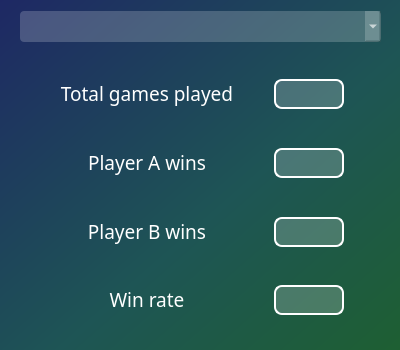
<?xml version="1.0" encoding="UTF-8"?>
<ui version="4.0">
 <class>Dialog</class>
 <widget class="QDialog" name="Dialog">
  <property name="geometry">
   <rect>
    <x>0</x>
    <y>0</y>
    <width>400</width>
    <height>350</height>
   </rect>
  </property>
  <property name="minimumSize">
   <size>
    <width>400</width>
    <height>350</height>
   </size>
  </property>
  <property name="maximumSize">
   <size>
    <width>400</width>
    <height>350</height>
   </size>
  </property>
  <property name="windowTitle">
   <string>Statistic</string>
  </property>
  <property name="windowIcon">
   <iconset resource="../resources/res-dialog.qrc">
    <normaloff>:/icons/statistics.png</normaloff>:/icons/statistics.png</iconset>
  </property>
  <property name="windowOpacity">
   <double>0.950000000000000</double>
  </property>
  <property name="styleSheet">
   <string notr="true">background-color: qlineargradient(spread:pad, x1:1, y1:1, x2:0, y2:0, stop:0 rgba(30, 95, 50, 255), stop:0.427447 rgba(30, 85, 85, 255), stop:1 rgba(30, 40, 100, 255));
font-family: Banshrift-Light;</string>
  </property>
  <widget class="QStackedWidget" name="stackedWidget">
   <property name="geometry">
    <rect>
     <x>10</x>
     <y>52</y>
     <width>381</width>
     <height>291</height>
    </rect>
   </property>
   <property name="maximumSize">
    <size>
     <width>391</width>
     <height>16777215</height>
    </size>
   </property>
   <property name="styleSheet">
    <string notr="true">background-color: none;</string>
   </property>
   <property name="currentIndex">
    <number>2</number>
   </property>
   <widget class="QWidget" name="page_human_vs_ai">
    <widget class="QFrame" name="main_statistic_frame">
     <property name="geometry">
      <rect>
       <x>10</x>
       <y>10</y>
       <width>361</width>
       <height>271</height>
      </rect>
     </property>
     <property name="styleSheet">
      <string notr="true">background-color: none;</string>
     </property>
     <layout class="QVBoxLayout" name="verticalLayout_2">
      <property name="spacing">
       <number>8</number>
      </property>
      <property name="leftMargin">
       <number>2</number>
      </property>
      <property name="topMargin">
       <number>2</number>
      </property>
      <property name="rightMargin">
       <number>2</number>
      </property>
      <property name="bottomMargin">
       <number>2</number>
      </property>
      <item>
       <widget class="QFrame" name="total_games_played_frame">
        <layout class="QHBoxLayout" name="total_gemas_played_frame_5">
         <property name="spacing">
          <number>3</number>
         </property>
         <property name="leftMargin">
          <number>1</number>
         </property>
         <property name="topMargin">
          <number>1</number>
         </property>
         <property name="rightMargin">
          <number>1</number>
         </property>
         <property name="bottomMargin">
          <number>1</number>
         </property>
         <item>
          <widget class="QLabel" name="total_games_played_text_lb">
           <property name="minimumSize">
            <size>
             <width>180</width>
             <height>30</height>
            </size>
           </property>
           <property name="maximumSize">
            <size>
             <width>180</width>
             <height>30</height>
            </size>
           </property>
           <property name="font">
            <font>
             <family>Banshrift-Light</family>
             <pointsize>14</pointsize>
            </font>
           </property>
           <property name="styleSheet">
            <string notr="true">QLabel{
	color: white;
	background-color: none;
}</string>
           </property>
           <property name="text">
            <string>Total games played</string>
           </property>
           <property name="textFormat">
            <enum>Qt::RichText</enum>
           </property>
           <property name="scaledContents">
            <bool>false</bool>
           </property>
           <property name="alignment">
            <set>Qt::AlignCenter</set>
           </property>
          </widget>
         </item>
         <item>
          <widget class="QLabel" name="total_games_played_counter_lb">
           <property name="minimumSize">
            <size>
             <width>70</width>
             <height>30</height>
            </size>
           </property>
           <property name="maximumSize">
            <size>
             <width>70</width>
             <height>30</height>
            </size>
           </property>
           <property name="font">
            <font>
             <family>Banshrift-Light</family>
             <pointsize>13</pointsize>
            </font>
           </property>
           <property name="toolTipDuration">
            <number>-1</number>
           </property>
           <property name="styleSheet">
            <string notr="true">QLabel{
	color: white;
	background-color: rgba(255, 255, 255, 50);
    border: 2px solid white;
    border-radius: 8px;
}</string>
           </property>
           <property name="text">
            <string/>
           </property>
           <property name="textFormat">
            <enum>Qt::RichText</enum>
           </property>
           <property name="scaledContents">
            <bool>false</bool>
           </property>
           <property name="alignment">
            <set>Qt::AlignCenter</set>
           </property>
           <property name="indent">
            <number>-1</number>
           </property>
          </widget>
         </item>
        </layout>
       </widget>
      </item>
      <item>
       <widget class="QFrame" name="player_wins_frame">
        <layout class="QHBoxLayout" name="total_gemas_played_frame_6">
         <property name="spacing">
          <number>3</number>
         </property>
         <property name="leftMargin">
          <number>1</number>
         </property>
         <property name="topMargin">
          <number>1</number>
         </property>
         <property name="rightMargin">
          <number>1</number>
         </property>
         <property name="bottomMargin">
          <number>1</number>
         </property>
         <item>
          <widget class="QLabel" name="player_wins_text_lb">
           <property name="minimumSize">
            <size>
             <width>180</width>
             <height>30</height>
            </size>
           </property>
           <property name="maximumSize">
            <size>
             <width>180</width>
             <height>30</height>
            </size>
           </property>
           <property name="font">
            <font>
             <family>Banshrift-Light</family>
             <pointsize>14</pointsize>
            </font>
           </property>
           <property name="styleSheet">
            <string notr="true">QLabel{
	color: white;
	background-color: none;
}</string>
           </property>
           <property name="text">
            <string>Player wins</string>
           </property>
           <property name="textFormat">
            <enum>Qt::RichText</enum>
           </property>
           <property name="scaledContents">
            <bool>false</bool>
           </property>
           <property name="alignment">
            <set>Qt::AlignCenter</set>
           </property>
          </widget>
         </item>
         <item>
          <widget class="QLabel" name="player_wins_counter_lb">
           <property name="minimumSize">
            <size>
             <width>70</width>
             <height>30</height>
            </size>
           </property>
           <property name="maximumSize">
            <size>
             <width>70</width>
             <height>30</height>
            </size>
           </property>
           <property name="font">
            <font>
             <family>Banshrift-Light</family>
             <pointsize>13</pointsize>
            </font>
           </property>
           <property name="toolTipDuration">
            <number>-1</number>
           </property>
           <property name="styleSheet">
            <string notr="true">QLabel{
	color: white;
	background-color: rgba(255, 255, 255, 50);
    border: 2px solid white;
    border-radius: 8px;
}</string>
           </property>
           <property name="text">
            <string/>
           </property>
           <property name="textFormat">
            <enum>Qt::RichText</enum>
           </property>
           <property name="scaledContents">
            <bool>false</bool>
           </property>
           <property name="alignment">
            <set>Qt::AlignCenter</set>
           </property>
           <property name="indent">
            <number>-1</number>
           </property>
          </widget>
         </item>
        </layout>
       </widget>
      </item>
      <item>
       <widget class="QFrame" name="ai_wins_frame">
        <layout class="QHBoxLayout" name="total_gemas_played_frame_7">
         <property name="spacing">
          <number>3</number>
         </property>
         <property name="leftMargin">
          <number>1</number>
         </property>
         <property name="topMargin">
          <number>1</number>
         </property>
         <property name="rightMargin">
          <number>1</number>
         </property>
         <property name="bottomMargin">
          <number>1</number>
         </property>
         <item>
          <widget class="QLabel" name="ai_wins_text_lb">
           <property name="minimumSize">
            <size>
             <width>180</width>
             <height>30</height>
            </size>
           </property>
           <property name="maximumSize">
            <size>
             <width>180</width>
             <height>30</height>
            </size>
           </property>
           <property name="font">
            <font>
             <family>Banshrift-Light</family>
             <pointsize>14</pointsize>
            </font>
           </property>
           <property name="styleSheet">
            <string notr="true">QLabel{
	color: white;
	background-color: none;
}</string>
           </property>
           <property name="text">
            <string>AI wins</string>
           </property>
           <property name="textFormat">
            <enum>Qt::RichText</enum>
           </property>
           <property name="scaledContents">
            <bool>false</bool>
           </property>
           <property name="alignment">
            <set>Qt::AlignCenter</set>
           </property>
          </widget>
         </item>
         <item>
          <widget class="QLabel" name="ai_wins_counter_lb">
           <property name="minimumSize">
            <size>
             <width>70</width>
             <height>30</height>
            </size>
           </property>
           <property name="maximumSize">
            <size>
             <width>70</width>
             <height>30</height>
            </size>
           </property>
           <property name="font">
            <font>
             <family>Banshrift-Light</family>
             <pointsize>13</pointsize>
            </font>
           </property>
           <property name="toolTipDuration">
            <number>-1</number>
           </property>
           <property name="styleSheet">
            <string notr="true">QLabel{
	color: white;
	background-color: rgba(255, 255, 255, 50);
    border: 2px solid white;
    border-radius: 8px;
}</string>
           </property>
           <property name="text">
            <string/>
           </property>
           <property name="textFormat">
            <enum>Qt::RichText</enum>
           </property>
           <property name="scaledContents">
            <bool>false</bool>
           </property>
           <property name="alignment">
            <set>Qt::AlignCenter</set>
           </property>
           <property name="indent">
            <number>-1</number>
           </property>
          </widget>
         </item>
        </layout>
       </widget>
      </item>
      <item>
       <widget class="QFrame" name="win_rate_frame">
        <layout class="QHBoxLayout" name="total_gemas_played_frame_8">
         <property name="spacing">
          <number>3</number>
         </property>
         <property name="leftMargin">
          <number>1</number>
         </property>
         <property name="topMargin">
          <number>1</number>
         </property>
         <property name="rightMargin">
          <number>1</number>
         </property>
         <property name="bottomMargin">
          <number>1</number>
         </property>
         <item>
          <widget class="QLabel" name="win_rate_text_lb">
           <property name="minimumSize">
            <size>
             <width>180</width>
             <height>30</height>
            </size>
           </property>
           <property name="maximumSize">
            <size>
             <width>180</width>
             <height>30</height>
            </size>
           </property>
           <property name="font">
            <font>
             <family>Banshrift-Light</family>
             <pointsize>14</pointsize>
            </font>
           </property>
           <property name="styleSheet">
            <string notr="true">QLabel{
	color: white;
	background-color: none;
}</string>
           </property>
           <property name="text">
            <string>Win rate</string>
           </property>
           <property name="textFormat">
            <enum>Qt::RichText</enum>
           </property>
           <property name="scaledContents">
            <bool>false</bool>
           </property>
           <property name="alignment">
            <set>Qt::AlignCenter</set>
           </property>
          </widget>
         </item>
         <item>
          <widget class="QLabel" name="win_rate_value_lb">
           <property name="minimumSize">
            <size>
             <width>70</width>
             <height>30</height>
            </size>
           </property>
           <property name="maximumSize">
            <size>
             <width>70</width>
             <height>30</height>
            </size>
           </property>
           <property name="font">
            <font>
             <family>Banshrift-Light</family>
             <pointsize>13</pointsize>
            </font>
           </property>
           <property name="toolTipDuration">
            <number>-1</number>
           </property>
           <property name="styleSheet">
            <string notr="true">QLabel{
	color: white;
	background-color: rgba(255, 255, 255, 50);
    border: 2px solid white;
    border-radius: 8px;
}</string>
           </property>
           <property name="text">
            <string/>
           </property>
           <property name="textFormat">
            <enum>Qt::RichText</enum>
           </property>
           <property name="scaledContents">
            <bool>false</bool>
           </property>
           <property name="alignment">
            <set>Qt::AlignCenter</set>
           </property>
           <property name="indent">
            <number>-1</number>
           </property>
          </widget>
         </item>
        </layout>
       </widget>
      </item>
     </layout>
    </widget>
   </widget>
   <widget class="QWidget" name="page_ai_vs_ai">
    <widget class="QFrame" name="main_statistic_frame_2">
     <property name="geometry">
      <rect>
       <x>10</x>
       <y>10</y>
       <width>361</width>
       <height>271</height>
      </rect>
     </property>
     <property name="styleSheet">
      <string notr="true">background-color: none;</string>
     </property>
     <layout class="QVBoxLayout" name="verticalLayout_5">
      <property name="spacing">
       <number>8</number>
      </property>
      <property name="leftMargin">
       <number>2</number>
      </property>
      <property name="topMargin">
       <number>2</number>
      </property>
      <property name="rightMargin">
       <number>2</number>
      </property>
      <property name="bottomMargin">
       <number>2</number>
      </property>
      <item>
       <widget class="QFrame" name="total_games_ai_vs_ai_played_frame">
        <layout class="QHBoxLayout" name="total_gemas_played_frame_17">
         <property name="spacing">
          <number>3</number>
         </property>
         <property name="leftMargin">
          <number>1</number>
         </property>
         <property name="topMargin">
          <number>1</number>
         </property>
         <property name="rightMargin">
          <number>1</number>
         </property>
         <property name="bottomMargin">
          <number>1</number>
         </property>
         <item>
          <widget class="QLabel" name="total_games_ai_vs_ai_played_text_lb">
           <property name="minimumSize">
            <size>
             <width>180</width>
             <height>30</height>
            </size>
           </property>
           <property name="maximumSize">
            <size>
             <width>180</width>
             <height>30</height>
            </size>
           </property>
           <property name="font">
            <font>
             <family>Banshrift-Light</family>
             <pointsize>14</pointsize>
            </font>
           </property>
           <property name="styleSheet">
            <string notr="true">QLabel{
	color: white;
	background-color: none;
}</string>
           </property>
           <property name="text">
            <string>Total games played</string>
           </property>
           <property name="textFormat">
            <enum>Qt::RichText</enum>
           </property>
           <property name="scaledContents">
            <bool>false</bool>
           </property>
           <property name="alignment">
            <set>Qt::AlignCenter</set>
           </property>
          </widget>
         </item>
         <item>
          <widget class="QLabel" name="total_games_ai_vs_ai_played_counter_lb">
           <property name="minimumSize">
            <size>
             <width>70</width>
             <height>30</height>
            </size>
           </property>
           <property name="maximumSize">
            <size>
             <width>70</width>
             <height>30</height>
            </size>
           </property>
           <property name="font">
            <font>
             <family>Banshrift-Light</family>
             <pointsize>13</pointsize>
            </font>
           </property>
           <property name="toolTipDuration">
            <number>-1</number>
           </property>
           <property name="styleSheet">
            <string notr="true">QLabel{
	color: white;
	background-color: rgba(255, 255, 255, 50);
    border: 2px solid white;
    border-radius: 8px;
}</string>
           </property>
           <property name="text">
            <string/>
           </property>
           <property name="textFormat">
            <enum>Qt::RichText</enum>
           </property>
           <property name="scaledContents">
            <bool>false</bool>
           </property>
           <property name="alignment">
            <set>Qt::AlignCenter</set>
           </property>
           <property name="indent">
            <number>-1</number>
           </property>
          </widget>
         </item>
        </layout>
       </widget>
      </item>
      <item>
       <widget class="QFrame" name="ai_client_wins_frame">
        <layout class="QHBoxLayout" name="total_gemas_played_frame_18">
         <property name="spacing">
          <number>3</number>
         </property>
         <property name="leftMargin">
          <number>1</number>
         </property>
         <property name="topMargin">
          <number>1</number>
         </property>
         <property name="rightMargin">
          <number>1</number>
         </property>
         <property name="bottomMargin">
          <number>1</number>
         </property>
         <item>
          <widget class="QLabel" name="ai_client_wins_text_lb">
           <property name="minimumSize">
            <size>
             <width>180</width>
             <height>30</height>
            </size>
           </property>
           <property name="maximumSize">
            <size>
             <width>180</width>
             <height>30</height>
            </size>
           </property>
           <property name="font">
            <font>
             <family>Banshrift-Light</family>
             <pointsize>14</pointsize>
            </font>
           </property>
           <property name="styleSheet">
            <string notr="true">QLabel{
	color: white;
	background-color: none;
}</string>
           </property>
           <property name="text">
            <string>AI (client) wins</string>
           </property>
           <property name="textFormat">
            <enum>Qt::RichText</enum>
           </property>
           <property name="scaledContents">
            <bool>false</bool>
           </property>
           <property name="alignment">
            <set>Qt::AlignCenter</set>
           </property>
          </widget>
         </item>
         <item>
          <widget class="QLabel" name="ai_client_wins_counter_lb">
           <property name="minimumSize">
            <size>
             <width>70</width>
             <height>30</height>
            </size>
           </property>
           <property name="maximumSize">
            <size>
             <width>70</width>
             <height>30</height>
            </size>
           </property>
           <property name="font">
            <font>
             <family>Banshrift-Light</family>
             <pointsize>13</pointsize>
            </font>
           </property>
           <property name="toolTipDuration">
            <number>-1</number>
           </property>
           <property name="styleSheet">
            <string notr="true">QLabel{
	color: white;
	background-color: rgba(255, 255, 255, 50);
    border: 2px solid white;
    border-radius: 8px;
}</string>
           </property>
           <property name="text">
            <string/>
           </property>
           <property name="textFormat">
            <enum>Qt::RichText</enum>
           </property>
           <property name="scaledContents">
            <bool>false</bool>
           </property>
           <property name="alignment">
            <set>Qt::AlignCenter</set>
           </property>
           <property name="indent">
            <number>-1</number>
           </property>
          </widget>
         </item>
        </layout>
       </widget>
      </item>
      <item>
       <widget class="QFrame" name="ai_server_wins_frame">
        <layout class="QHBoxLayout" name="total_gemas_played_frame_19">
         <property name="spacing">
          <number>3</number>
         </property>
         <property name="leftMargin">
          <number>1</number>
         </property>
         <property name="topMargin">
          <number>1</number>
         </property>
         <property name="rightMargin">
          <number>1</number>
         </property>
         <property name="bottomMargin">
          <number>1</number>
         </property>
         <item>
          <widget class="QLabel" name="ai_server_wins_text_lb">
           <property name="minimumSize">
            <size>
             <width>180</width>
             <height>30</height>
            </size>
           </property>
           <property name="maximumSize">
            <size>
             <width>180</width>
             <height>30</height>
            </size>
           </property>
           <property name="font">
            <font>
             <family>Banshrift-Light</family>
             <pointsize>14</pointsize>
            </font>
           </property>
           <property name="styleSheet">
            <string notr="true">QLabel{
	color: white;
	background-color: none;
}</string>
           </property>
           <property name="text">
            <string>AI (server) wins</string>
           </property>
           <property name="textFormat">
            <enum>Qt::RichText</enum>
           </property>
           <property name="scaledContents">
            <bool>false</bool>
           </property>
           <property name="alignment">
            <set>Qt::AlignCenter</set>
           </property>
          </widget>
         </item>
         <item>
          <widget class="QLabel" name="ai_server_wins_counter_lb">
           <property name="minimumSize">
            <size>
             <width>70</width>
             <height>30</height>
            </size>
           </property>
           <property name="maximumSize">
            <size>
             <width>70</width>
             <height>30</height>
            </size>
           </property>
           <property name="font">
            <font>
             <family>Banshrift-Light</family>
             <pointsize>13</pointsize>
            </font>
           </property>
           <property name="toolTipDuration">
            <number>-1</number>
           </property>
           <property name="styleSheet">
            <string notr="true">QLabel{
	color: white;
	background-color: rgba(255, 255, 255, 50);
    border: 2px solid white;
    border-radius: 8px;
}</string>
           </property>
           <property name="text">
            <string/>
           </property>
           <property name="textFormat">
            <enum>Qt::RichText</enum>
           </property>
           <property name="scaledContents">
            <bool>false</bool>
           </property>
           <property name="alignment">
            <set>Qt::AlignCenter</set>
           </property>
           <property name="indent">
            <number>-1</number>
           </property>
          </widget>
         </item>
        </layout>
       </widget>
      </item>
      <item>
       <widget class="QFrame" name="win_rate_ai_vs_ai_frame">
        <layout class="QHBoxLayout" name="total_gemas_played_frame_20">
         <property name="spacing">
          <number>3</number>
         </property>
         <property name="leftMargin">
          <number>1</number>
         </property>
         <property name="topMargin">
          <number>1</number>
         </property>
         <property name="rightMargin">
          <number>1</number>
         </property>
         <property name="bottomMargin">
          <number>1</number>
         </property>
         <item>
          <widget class="QLabel" name="win_rate_ai_vs_ai_text_lb">
           <property name="minimumSize">
            <size>
             <width>180</width>
             <height>30</height>
            </size>
           </property>
           <property name="maximumSize">
            <size>
             <width>180</width>
             <height>30</height>
            </size>
           </property>
           <property name="font">
            <font>
             <family>Banshrift-Light</family>
             <pointsize>14</pointsize>
            </font>
           </property>
           <property name="styleSheet">
            <string notr="true">QLabel{
	color: white;
	background-color: none;
}</string>
           </property>
           <property name="text">
            <string>Win rate</string>
           </property>
           <property name="textFormat">
            <enum>Qt::RichText</enum>
           </property>
           <property name="scaledContents">
            <bool>false</bool>
           </property>
           <property name="alignment">
            <set>Qt::AlignCenter</set>
           </property>
          </widget>
         </item>
         <item>
          <widget class="QLabel" name="win_rate_ai_vs_ai_value_lb">
           <property name="minimumSize">
            <size>
             <width>70</width>
             <height>30</height>
            </size>
           </property>
           <property name="maximumSize">
            <size>
             <width>70</width>
             <height>30</height>
            </size>
           </property>
           <property name="font">
            <font>
             <family>Banshrift-Light</family>
             <pointsize>13</pointsize>
            </font>
           </property>
           <property name="toolTipDuration">
            <number>-1</number>
           </property>
           <property name="styleSheet">
            <string notr="true">QLabel{
	color: white;
	background-color: rgba(255, 255, 255, 50);
    border: 2px solid white;
    border-radius: 8px;
}</string>
           </property>
           <property name="text">
            <string/>
           </property>
           <property name="textFormat">
            <enum>Qt::RichText</enum>
           </property>
           <property name="scaledContents">
            <bool>false</bool>
           </property>
           <property name="alignment">
            <set>Qt::AlignCenter</set>
           </property>
           <property name="indent">
            <number>-1</number>
           </property>
          </widget>
         </item>
        </layout>
       </widget>
      </item>
     </layout>
    </widget>
   </widget>
   <widget class="QWidget" name="page_man_vs_man">
    <widget class="QFrame" name="main_statistic_frame_3">
     <property name="geometry">
      <rect>
       <x>10</x>
       <y>10</y>
       <width>361</width>
       <height>271</height>
      </rect>
     </property>
     <property name="styleSheet">
      <string notr="true">background-color: none;</string>
     </property>
     <layout class="QVBoxLayout" name="verticalLayout_6">
      <property name="spacing">
       <number>8</number>
      </property>
      <property name="leftMargin">
       <number>2</number>
      </property>
      <property name="topMargin">
       <number>2</number>
      </property>
      <property name="rightMargin">
       <number>2</number>
      </property>
      <property name="bottomMargin">
       <number>2</number>
      </property>
      <item>
       <widget class="QFrame" name="total_games_pa_vs_pb_played_frame">
        <layout class="QHBoxLayout" name="total_gemas_played_frame_21">
         <property name="spacing">
          <number>3</number>
         </property>
         <property name="leftMargin">
          <number>1</number>
         </property>
         <property name="topMargin">
          <number>1</number>
         </property>
         <property name="rightMargin">
          <number>1</number>
         </property>
         <property name="bottomMargin">
          <number>1</number>
         </property>
         <item>
          <widget class="QLabel" name="total_games_pa_vs_pb_played_text_lb">
           <property name="minimumSize">
            <size>
             <width>180</width>
             <height>30</height>
            </size>
           </property>
           <property name="maximumSize">
            <size>
             <width>180</width>
             <height>30</height>
            </size>
           </property>
           <property name="font">
            <font>
             <family>Banshrift-Light</family>
             <pointsize>14</pointsize>
            </font>
           </property>
           <property name="styleSheet">
            <string notr="true">QLabel{
	color: white;
	background-color: none;
}</string>
           </property>
           <property name="text">
            <string>Total games played</string>
           </property>
           <property name="textFormat">
            <enum>Qt::RichText</enum>
           </property>
           <property name="scaledContents">
            <bool>false</bool>
           </property>
           <property name="alignment">
            <set>Qt::AlignCenter</set>
           </property>
          </widget>
         </item>
         <item>
          <widget class="QLabel" name="total_games_pa_vs_pb_played_counter_lb">
           <property name="minimumSize">
            <size>
             <width>70</width>
             <height>30</height>
            </size>
           </property>
           <property name="maximumSize">
            <size>
             <width>70</width>
             <height>30</height>
            </size>
           </property>
           <property name="font">
            <font>
             <family>Banshrift-Light</family>
             <pointsize>13</pointsize>
            </font>
           </property>
           <property name="toolTipDuration">
            <number>-1</number>
           </property>
           <property name="styleSheet">
            <string notr="true">QLabel{
	color: white;
	background-color: rgba(255, 255, 255, 50);
    border: 2px solid white;
    border-radius: 8px;
}</string>
           </property>
           <property name="text">
            <string/>
           </property>
           <property name="textFormat">
            <enum>Qt::RichText</enum>
           </property>
           <property name="scaledContents">
            <bool>false</bool>
           </property>
           <property name="alignment">
            <set>Qt::AlignCenter</set>
           </property>
           <property name="indent">
            <number>-1</number>
           </property>
          </widget>
         </item>
        </layout>
       </widget>
      </item>
      <item>
       <widget class="QFrame" name="player_a_wins_frame">
        <layout class="QHBoxLayout" name="total_gemas_played_frame_22">
         <property name="spacing">
          <number>3</number>
         </property>
         <property name="leftMargin">
          <number>1</number>
         </property>
         <property name="topMargin">
          <number>1</number>
         </property>
         <property name="rightMargin">
          <number>1</number>
         </property>
         <property name="bottomMargin">
          <number>1</number>
         </property>
         <item>
          <widget class="QLabel" name="player_a_wins_text_lb">
           <property name="minimumSize">
            <size>
             <width>180</width>
             <height>30</height>
            </size>
           </property>
           <property name="maximumSize">
            <size>
             <width>180</width>
             <height>30</height>
            </size>
           </property>
           <property name="font">
            <font>
             <family>Banshrift-Light</family>
             <pointsize>14</pointsize>
            </font>
           </property>
           <property name="styleSheet">
            <string notr="true">QLabel{
	color: white;
	background-color: none;
}</string>
           </property>
           <property name="text">
            <string>Player A wins</string>
           </property>
           <property name="textFormat">
            <enum>Qt::RichText</enum>
           </property>
           <property name="scaledContents">
            <bool>false</bool>
           </property>
           <property name="alignment">
            <set>Qt::AlignCenter</set>
           </property>
          </widget>
         </item>
         <item>
          <widget class="QLabel" name="player_a_wins_counter_lb">
           <property name="minimumSize">
            <size>
             <width>70</width>
             <height>30</height>
            </size>
           </property>
           <property name="maximumSize">
            <size>
             <width>70</width>
             <height>30</height>
            </size>
           </property>
           <property name="font">
            <font>
             <family>Banshrift-Light</family>
             <pointsize>13</pointsize>
            </font>
           </property>
           <property name="toolTipDuration">
            <number>-1</number>
           </property>
           <property name="styleSheet">
            <string notr="true">QLabel{
	color: white;
	background-color: rgba(255, 255, 255, 50);
    border: 2px solid white;
    border-radius: 8px;
}</string>
           </property>
           <property name="text">
            <string/>
           </property>
           <property name="textFormat">
            <enum>Qt::RichText</enum>
           </property>
           <property name="scaledContents">
            <bool>false</bool>
           </property>
           <property name="alignment">
            <set>Qt::AlignCenter</set>
           </property>
           <property name="indent">
            <number>-1</number>
           </property>
          </widget>
         </item>
        </layout>
       </widget>
      </item>
      <item>
       <widget class="QFrame" name="player_b_wins_frame">
        <layout class="QHBoxLayout" name="total_gemas_played_frame_23">
         <property name="spacing">
          <number>3</number>
         </property>
         <property name="leftMargin">
          <number>1</number>
         </property>
         <property name="topMargin">
          <number>1</number>
         </property>
         <property name="rightMargin">
          <number>1</number>
         </property>
         <property name="bottomMargin">
          <number>1</number>
         </property>
         <item>
          <widget class="QLabel" name="player_b_wins_text_lb">
           <property name="minimumSize">
            <size>
             <width>180</width>
             <height>30</height>
            </size>
           </property>
           <property name="maximumSize">
            <size>
             <width>180</width>
             <height>30</height>
            </size>
           </property>
           <property name="font">
            <font>
             <family>Banshrift-Light</family>
             <pointsize>14</pointsize>
            </font>
           </property>
           <property name="styleSheet">
            <string notr="true">QLabel{
	color: white;
	background-color: none;
}</string>
           </property>
           <property name="text">
            <string>Player B wins</string>
           </property>
           <property name="textFormat">
            <enum>Qt::RichText</enum>
           </property>
           <property name="scaledContents">
            <bool>false</bool>
           </property>
           <property name="alignment">
            <set>Qt::AlignCenter</set>
           </property>
          </widget>
         </item>
         <item>
          <widget class="QLabel" name="player_b_wins_counter_lb">
           <property name="minimumSize">
            <size>
             <width>70</width>
             <height>30</height>
            </size>
           </property>
           <property name="maximumSize">
            <size>
             <width>70</width>
             <height>30</height>
            </size>
           </property>
           <property name="font">
            <font>
             <family>Banshrift-Light</family>
             <pointsize>13</pointsize>
            </font>
           </property>
           <property name="toolTipDuration">
            <number>-1</number>
           </property>
           <property name="styleSheet">
            <string notr="true">QLabel{
	color: white;
	background-color: rgba(255, 255, 255, 50);
    border: 2px solid white;
    border-radius: 8px;
}</string>
           </property>
           <property name="text">
            <string/>
           </property>
           <property name="textFormat">
            <enum>Qt::RichText</enum>
           </property>
           <property name="scaledContents">
            <bool>false</bool>
           </property>
           <property name="alignment">
            <set>Qt::AlignCenter</set>
           </property>
           <property name="indent">
            <number>-1</number>
           </property>
          </widget>
         </item>
        </layout>
       </widget>
      </item>
      <item>
       <widget class="QFrame" name="win_rate_pa_vs_pb_frame">
        <layout class="QHBoxLayout" name="total_gemas_played_frame_24">
         <property name="spacing">
          <number>3</number>
         </property>
         <property name="leftMargin">
          <number>1</number>
         </property>
         <property name="topMargin">
          <number>1</number>
         </property>
         <property name="rightMargin">
          <number>1</number>
         </property>
         <property name="bottomMargin">
          <number>1</number>
         </property>
         <item>
          <widget class="QLabel" name="win_rate_pa_vs_pb_text_lb">
           <property name="minimumSize">
            <size>
             <width>180</width>
             <height>30</height>
            </size>
           </property>
           <property name="maximumSize">
            <size>
             <width>180</width>
             <height>30</height>
            </size>
           </property>
           <property name="font">
            <font>
             <family>Banshrift-Light</family>
             <pointsize>14</pointsize>
            </font>
           </property>
           <property name="styleSheet">
            <string notr="true">QLabel{
	color: white;
	background-color: none;
}</string>
           </property>
           <property name="text">
            <string>Win rate</string>
           </property>
           <property name="textFormat">
            <enum>Qt::RichText</enum>
           </property>
           <property name="scaledContents">
            <bool>false</bool>
           </property>
           <property name="alignment">
            <set>Qt::AlignCenter</set>
           </property>
          </widget>
         </item>
         <item>
          <widget class="QLabel" name="win_rate_pa_vs_pb_value_lb">
           <property name="minimumSize">
            <size>
             <width>70</width>
             <height>30</height>
            </size>
           </property>
           <property name="maximumSize">
            <size>
             <width>70</width>
             <height>30</height>
            </size>
           </property>
           <property name="font">
            <font>
             <family>Banshrift-Light</family>
             <pointsize>13</pointsize>
            </font>
           </property>
           <property name="toolTipDuration">
            <number>-1</number>
           </property>
           <property name="styleSheet">
            <string notr="true">QLabel{
	color: white;
	background-color: rgba(255, 255, 255, 50);
    border: 2px solid white;
    border-radius: 8px;
}</string>
           </property>
           <property name="text">
            <string/>
           </property>
           <property name="textFormat">
            <enum>Qt::RichText</enum>
           </property>
           <property name="scaledContents">
            <bool>false</bool>
           </property>
           <property name="alignment">
            <set>Qt::AlignCenter</set>
           </property>
           <property name="indent">
            <number>-1</number>
           </property>
          </widget>
         </item>
        </layout>
       </widget>
      </item>
     </layout>
    </widget>
   </widget>
  </widget>
  <widget class="QComboBox" name="statistic_type_cb">
   <property name="geometry">
    <rect>
     <x>20</x>
     <y>11</y>
     <width>361</width>
     <height>31</height>
    </rect>
   </property>
   <property name="font">
    <font>
     <family>Banshrift-Light</family>
     <pointsize>11</pointsize>
    </font>
   </property>
   <property name="styleSheet">
    <string notr="true">QComboBox{
	background-color: rgba(255, 255, 255, 50);
	border-radius : 4px;
	color: white;
}

QComboBox:pressed {
background-color: rgba(255,255,255,88);
}

QComboBox QAbstractItemView {
    color: white;
}
</string>
   </property>
   <property name="iconSize">
    <size>
     <width>17</width>
     <height>17</height>
    </size>
   </property>
  </widget>
 </widget>
 <resources>
  <include location="../resources/res-dialog.qrc"/>
 </resources>
 <connections/>
</ui>
